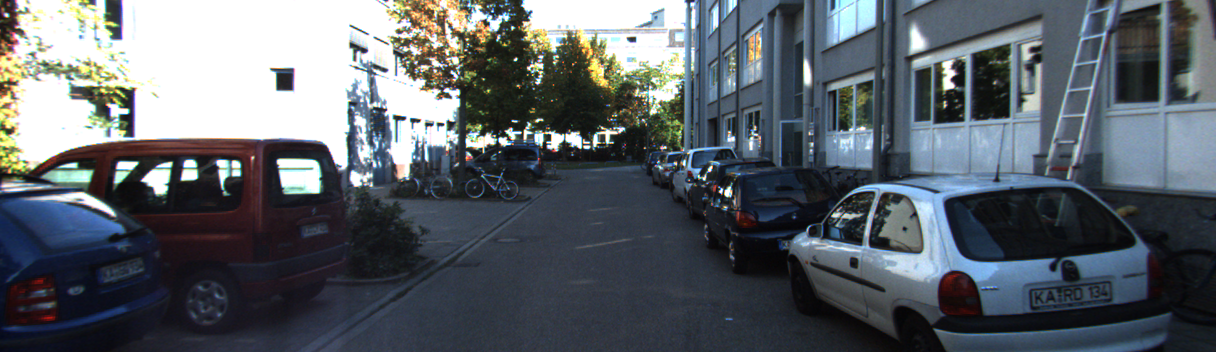
#> input picture data/0000000997.png, 1216 x 352 px, given in place of 998.png, which was not available
$ python run_demo.py   (older library calls are emulated)
#> lines starting #> are read from the running program, lines starting #| are printed output that depends on the picture; after the words box and inside, x2 and y2 are one past the last pixel; in counts of white or black regions, pixels touching at a corner belong together; pictures that were not available may be replaced by others from this repository, and a replacement may not be noted
### ip_basic.py
import collections

import cv2
import numpy as np

FULL_KERNEL_5 = np.ones((5, 5), np.uint8)
FULL_KERNEL_9 = np.ones((9, 9), np.uint8)

# 3x3 cross kernel
CROSS_KERNEL_3 = np.asarray(
    [
        [0, 1, 0],
        [1, 1, 1],
        [0, 1, 0],
    ], dtype=np.uint8)

# 5x5 cross kernel
CROSS_KERNEL_5 = np.asarray(
    [
        [0, 0, 1, 0, 0],
        [0, 0, 1, 0, 0],
        [1, 1, 1, 1, 1],
        [0, 0, 1, 0, 0],
        [0, 0, 1, 0, 0],
    ], dtype=np.uint8)

# 7x7 cross kernel
CROSS_KERNEL_7 = np.asarray(
    [
        [0, 0, 0, 1, 0, 0, 0],
        [0, 0, 0, 1, 0, 0, 0],
        [0, 0, 0, 1, 0, 0, 0],
        [1, 1, 1, 1, 1, 1, 1],
        [0, 0, 0, 1, 0, 0, 0],
        [0, 0, 0, 1, 0, 0, 0],
        [0, 0, 0, 1, 0, 0, 0],
    ], dtype=np.uint8)


def fill_in_multiscale(depth_map, max_depth=100.0,
                       dilation_kernel_far=CROSS_KERNEL_3,
                       dilation_kernel_med=CROSS_KERNEL_5,
                       dilation_kernel_near=CROSS_KERNEL_7,
                       extrapolate=False,
                       blur_type='bilateral',
                       show_process=False):
    """From https://github.com/kujason/ip_basic
    Slower, multi-scale dilation version with additional noise removal that
    provides better qualitative results.

    Args:
        depth_map: projected depths
        max_depth: max depth value for inversion
        dilation_kernel_far: dilation kernel to use for 30.0 < depths < 80.0 m
        dilation_kernel_med: dilation kernel to use for 15.0 < depths < 30.0 m
        dilation_kernel_near: dilation kernel to use for 0.1 < depths < 15.0 m
        extrapolate:whether to extrapolate by extending depths to top of
            the frame, and applying a 31x31 full kernel dilation
        blur_type:
            'gaussian' - provides lower RMSE
            'bilateral' - preserves local structure (recommended)
        show_process: saves process images into an OrderedDict

    Returns:
        depth_map: dense depth map
    """
#> called with max_depth = 100, dilation_kernel_far = array of shape (3, 3), dilation_kernel_med = array of shape (5, 5), dilation_kernel_near = array of shape (7, 7), extrapolate = False, blur_type = 'bilateral', show_process = False

    # Convert to float32
    depths_in = np.float32(depth_map)

    # Calculate bin masks before inversion
    valid_pixels_near = (depths_in > 0.1) & (depths_in <= 15.0)
    valid_pixels_med = (depths_in > 15.0) & (depths_in <= 30.0)
#> valid_pixels_med: shape (352, 1216, 3) bool; every value is 0
    valid_pixels_far = (depths_in > 30.0)

    # Invert (and offset)
    s1_inverted_depths = np.copy(depths_in)
    valid_pixels = (s1_inverted_depths > 0.1)
    s1_inverted_depths[valid_pixels] = \
        max_depth - s1_inverted_depths[valid_pixels]
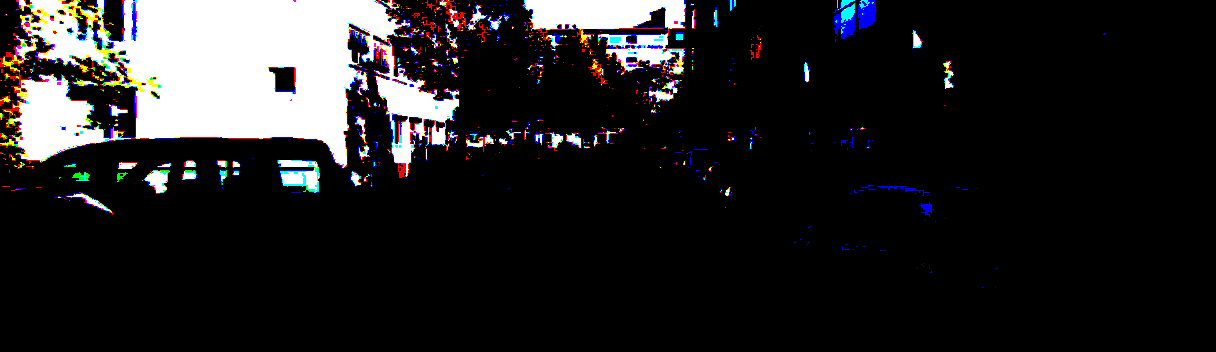
#> s1_inverted_depths: shape (352, 1216, 3) float32; mean R, G, B 13.3, 13, 13.5; drawn with min black and max white

    # Multi-scale dilation
    dilated_far = cv2.dilate(
        np.multiply(s1_inverted_depths, valid_pixels_far),
        dilation_kernel_far)
#> dilated_far: shape (352, 1216, 3) float32; every value is 0
    dilated_med = cv2.dilate(
        np.multiply(s1_inverted_depths, valid_pixels_med),
        dilation_kernel_med)
    dilated_near = cv2.dilate(
        np.multiply(s1_inverted_depths, valid_pixels_near),
        dilation_kernel_near)
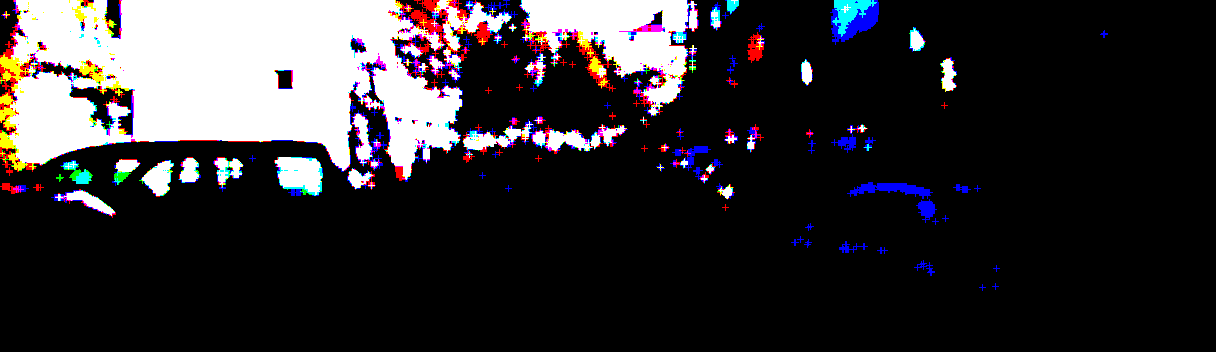
#> dilated_near: shape (352, 1216, 3) float32; mean R, G, B 19, 18, 19.1; drawn with min black and max white

    # Find valid pixels for each binned dilation
    valid_pixels_near = (dilated_near > 0.1)
    valid_pixels_med = (dilated_med > 0.1)
    valid_pixels_far = (dilated_far > 0.1)

    # Combine dilated versions, starting farthest to nearest
    s2_dilated_depths = np.copy(s1_inverted_depths)
    s2_dilated_depths[valid_pixels_far] = dilated_far[valid_pixels_far]
    s2_dilated_depths[valid_pixels_med] = dilated_med[valid_pixels_med]
    s2_dilated_depths[valid_pixels_near] = dilated_near[valid_pixels_near]

    # Small hole closure
    s3_closed_depths = cv2.morphologyEx(
        s2_dilated_depths, cv2.MORPH_CLOSE, FULL_KERNEL_5)
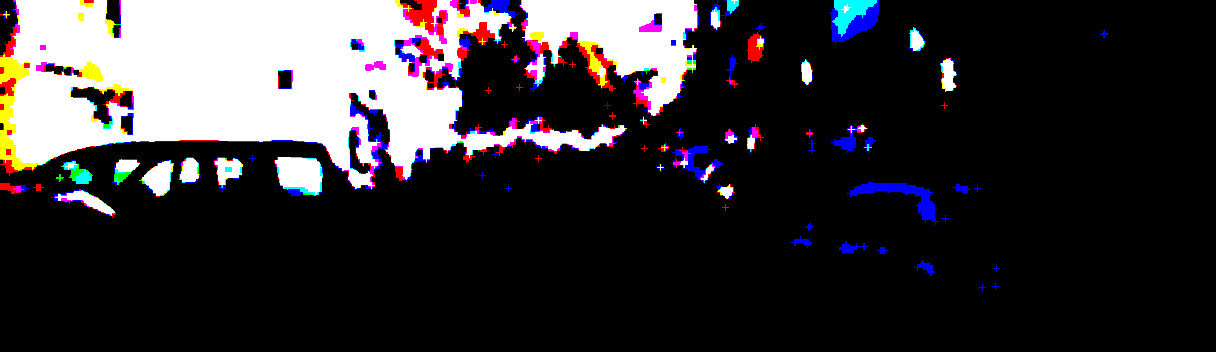
#> s3_closed_depths: shape (352, 1216, 3) float32; mean R, G, B 20.3, 19, 20.4; drawn with min black and max white

    # Median blur to remove outliers
    s4_blurred_depths = np.copy(s3_closed_depths)
    blurred = cv2.medianBlur(s3_closed_depths, 5)
    valid_pixels = (s3_closed_depths > 0.1)
    s4_blurred_depths[valid_pixels] = blurred[valid_pixels]
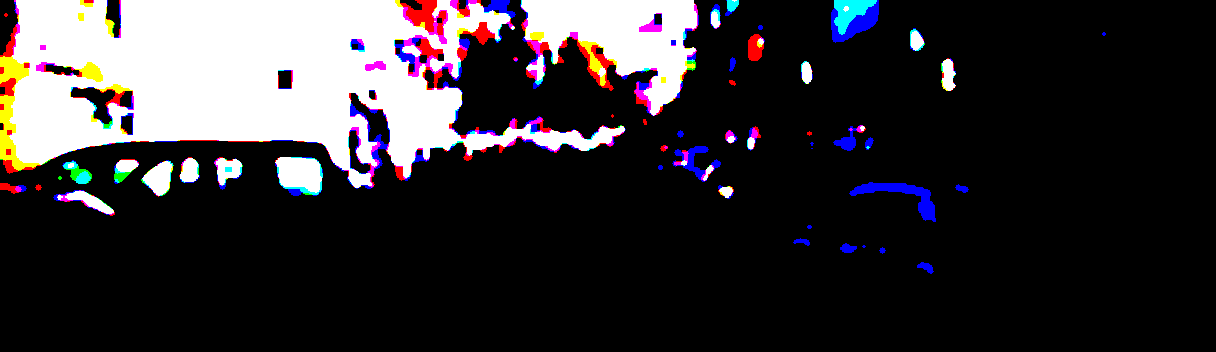
#> s4_blurred_depths: shape (352, 1216, 3) float32; 0.81% of pixels changed, all inside (x1, y1, x2, y2) = (0, 0, 1108, 291); drawn with min black and max white

    # Calculate a top mask
    top_mask = np.ones(depths_in.shape, dtype=np.bool)
    for pixel_col_idx in range(s4_blurred_depths.shape[1]):
        pixel_col = s4_blurred_depths[:, pixel_col_idx]
        top_pixel_row = np.argmax(pixel_col > 0.1)
        top_mask[0:top_pixel_row, pixel_col_idx] = False
#> this loop made 1216 passes
#> top_pixel_row on passes 1 to 3: 165, 165, 165
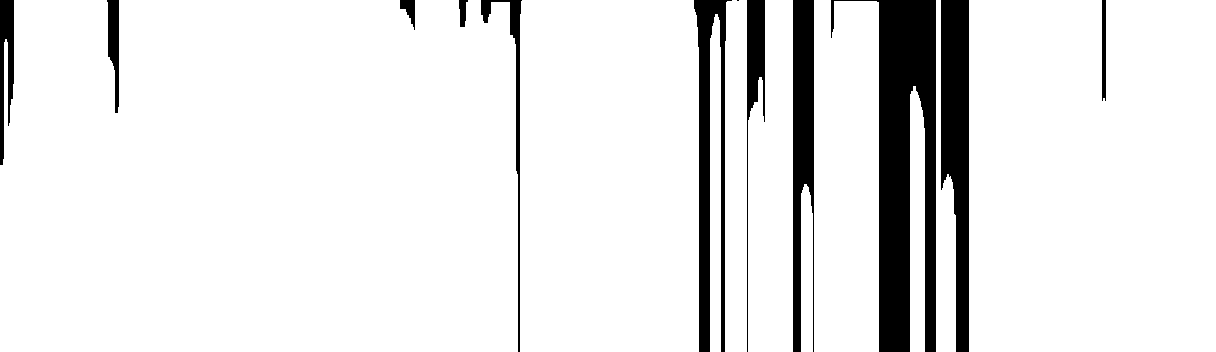
#> top_mask: shape (352, 1216, 3) bool; 90.3% white; 12 black regions (1 under 20 px), largest, box (x1, y1, x2, y2) and area: (831, 0, 936, 352) 16403, (941, 0, 969, 352) 7354, (694, 0, 732, 352) 5703

    # Get empty mask
    valid_pixels = (s4_blurred_depths > 0.1)
    empty_pixels = ~valid_pixels & top_mask
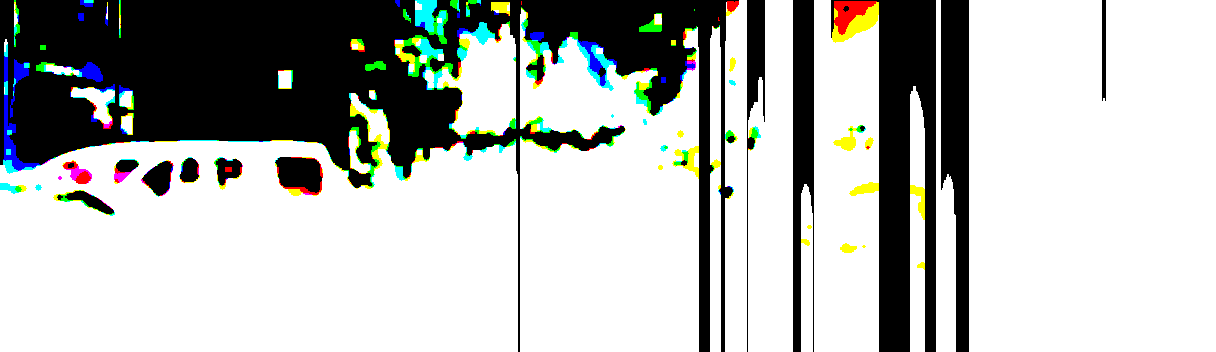
#> empty_pixels: shape (352, 1216, 3) bool; mean R, G, B 0.708, 0.719, 0.707

    # Hole fill
    dilated = cv2.dilate(s4_blurred_depths, FULL_KERNEL_9)
    s5_dilated_depths = np.copy(s4_blurred_depths)
    s5_dilated_depths[empty_pixels] = dilated[empty_pixels]
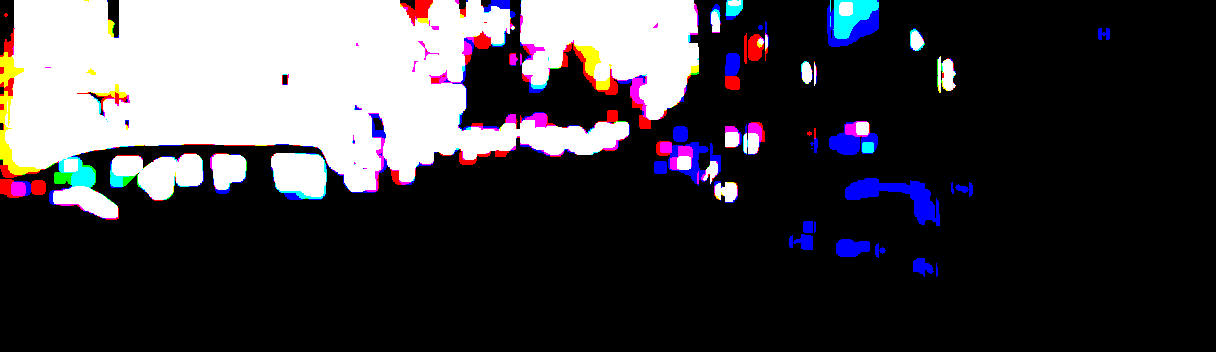
#> s5_dilated_depths: shape (352, 1216, 3) float32; 8.29% of pixels changed, all inside (x1, y1, x2, y2) = (0, 0, 1110, 277); drawn with min black and max white

    # Extend highest pixel to top of image or create top mask
    s6_extended_depths = np.copy(s5_dilated_depths)
    top_mask = np.ones(s5_dilated_depths.shape, dtype=np.bool)

    top_row_pixels = np.argmax(s5_dilated_depths > 0.1, axis=0)
#> top_row_pixels = 1216 rows, first 8: [55, 57, 0], [55, 57, 0], [55, 57, 0], [53, 56, 0], [14, 52, 0], [13, 52, 116], [13, 52, 114], [14, 52, 101]
#> (the run stopped early here; a loop or call above may not have finished)
